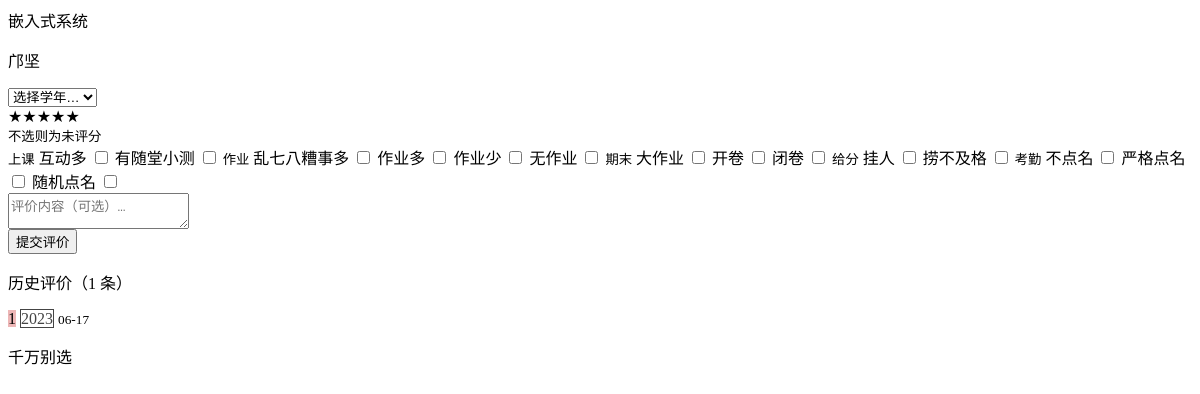
The app's page /course/41/teacher/60/panel, older data.
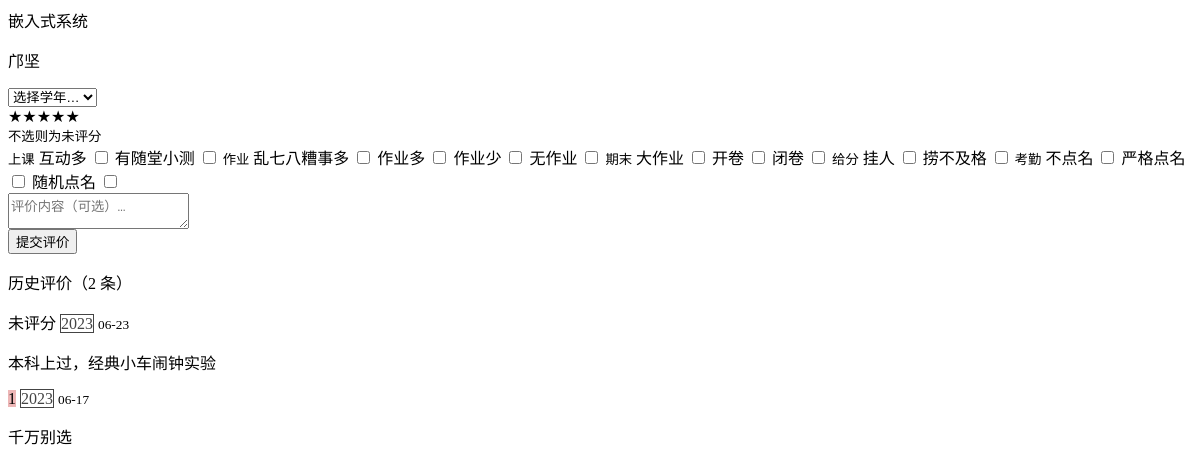
The same page, newer data.
### models.py (models this page shows)
class Tag(db.Model):
    id = db.Column(db.Integer, primary_key=True)
    category = db.Column(db.String(20), nullable=False)
    label = db.Column(db.String(30), nullable=False)
    __table_args__ = (db.UniqueConstraint('category', 'label'),)

class Evaluation(db.Model):
    id = db.Column(db.Integer, primary_key=True)
    course_id = db.Column(db.Integer, db.ForeignKey('course.id'), nullable=False)
    teacher_id = db.Column(db.Integer, db.ForeignKey('teacher.id'), nullable=False)
    year = db.Column(db.Integer, nullable=False)
    rating = db.Column(db.Integer, nullable=True)  # 1-5, optional
    comment = db.Column(db.Text)
    submitter_ip = db.Column(db.String(45), nullable=False)
    created_at = db.Column(db.DateTime, default=datetime.utcnow)
    course = db.relationship('Course', back_populates='evaluations')
    teacher = db.relationship('Teacher', back_populates='evaluations')
    tags = db.relationship('Tag', secondary=evaluation_tag)
    __table_args__ = (
        db.UniqueConstraint('course_id', 'teacher_id', 'year', 'submitter_ip',
                            name='uq_one_eval_per_ip'),
    )

### routes/main.py (the view)
@bp.route('/course/<int:course_id>/teacher/<int:teacher_id>/panel')
def teacher_panel(course_id, teacher_id):
    course = Course.query.get_or_404(course_id)
    teacher = Teacher.query.get_or_404(teacher_id)
    if teacher not in course.teachers:
        abort(404)
    evaluations = (Evaluation.query
                   .filter_by(course_id=course_id, teacher_id=teacher_id)
                   .order_by(Evaluation.year.desc(), Evaluation.created_at.desc())
                   .all())
    ip = get_client_ip()
    year_submitted = set() if Config.ALLOW_MULTI_EVAL else {e.year for e in Evaluation.query.filter_by(
        course_id=course_id, teacher_id=teacher_id, submitter_ip=ip).all()}
    my_eval_ids = {e.id for e in evaluations if e.submitter_ip == ip}
    tags = Tag.query.order_by(Tag.category, Tag.label).all()
    tag_groups = {}
    for t in tags:
        tag_groups.setdefault(t.category, []).append(t)
    return render_template('partials/teacher_panel.html',
                           course=course, teacher=teacher,
                           evaluations=evaluations, year_submitted=year_submitted,
                           my_eval_ids=my_eval_ids,
                           tag_groups=tag_groups, years=Config.YEARS)

### app.py (called while the page is built)
def create_app():
    app = Flask(__name__)
    app.config.from_object(Config)
    db.init_app(app)
    login_manager = LoginManager(app)
    login_manager.login_view = 'admin.login'
    login_manager.login_message = '请先登录'
    @login_manager.user_loader
    def load_user(user_id):
        return Admin.query.get(int(user_id))
    @app.context_processor
    def inject_globals():
        cfg = SiteConfig.query.get('announcement')
        return {'announcement': cfg.value if cfg else '', 'st_abbr': Config.STUDENT_TYPE_ABBR}
    from routes.main import bp as main_bp
    from routes.admin import bp as admin_bp
    app.register_blueprint(main_bp)
    app.register_blueprint(admin_bp, url_prefix='/admin')
    return app

### routes/main.py (called while the page is built)
@bp.before_request
def _track_online():
    ip = get_client_ip()
    now = datetime.utcnow()
    _online[ip] = now
    cutoff = now - timedelta(minutes=5)
    for k in [k for k, v in list(_online.items()) if v < cutoff]:
        del _online[k]

def get_client_ip():
    return request.headers.get('X-Forwarded-For', request.remote_addr).split(',')[0].strip()

### templates/partials/teacher_panel.html (shortened to what this page needs)
<p class="fw-semibold mb-1">{{ course.name }}</p>
<p class="text-muted small mb-3">{{ teacher.name }}</p>
<form class="eval-form mb-4" data-panel="/course/{{ course.id }}/teacher/{{ teacher.id }}/panel">
  <div class="mb-2">
    <select class="form-select form-select-sm" name="year">
      <option value="">选择学年…</option>
    </select>
  </div>
  <div class="mb-2">
    <div class="rating-stars panel-stars">
      {% for i in range(1,6) %}<span class="star" data-v="{{ i }}">★</span>{% endfor %}
    </div>
    <small class="text-muted">不选则为未评分</small>
  </div>
  {% if tag_groups %}
  <div class="mb-2">
    {% for category, tags in tag_groups.items() %}
      <small class="text-muted d-block mb-1">{{ category }}</small>
      {% for tag in tags %}
        <span class="badge bg-light text-dark border tag-btn me-1 mb-1" data-id="{{ tag.id }}">{{ tag.label }}</span>
        <input type="checkbox" name="tags" value="{{ tag.id }}" id="ptag{{ tag.id }}" class="d-none">
      {% endfor %}
    {% endfor %}
  </div>
  {% endif %}
  <textarea class="form-control form-control-sm mb-2" name="comment" rows="2" maxlength="500" placeholder="评价内容（可选）…"></textarea>
  <div class="d-flex align-items-center gap-2">
    <button class="btn btn-sm btn-primary" type="submit">提交评价</button>
  </div>
</form>
<p class="text-muted small mb-2">历史评价（{{ evaluations|length }} 条）</p>
{% for ev in evaluations %}
  <div class="card mb-2">
    <div class="card-body py-2 px-3">
      <div class="d-flex align-items-center gap-2 mb-1">
        {% if ev.rating %}
          {% set hue = ((ev.rating - 1) / 4 * 120) | int %}
          <span class="fw-semibold px-2 rounded-1" style="background:hsl({{ hue }},60%,82%);min-width:1.6em;text-align:center">{{ ev.rating }}</span>
        {% else %}
          <span class="text-muted small px-2">未评分</span>
        {% endif %}
        <span class="fw-semibold px-2 rounded-1" style="border:1.5px solid #444;color:#444">{{ ev.year }}</span>
        <small class="text-muted">{{ ev.created_at.strftime('%m-%d') }}</small>
      </div>
      {% if ev.comment %}<p class="mb-0 mt-1 small">{{ ev.comment }}</p>{% endif %}
    </div>
  </div>
{% else %}
  <p class="text-muted small">暂无评价，来做第一个吧！</p>
{% endfor %}

Row changes from the older to the newer data that the page shows:
added Evaluation: shows "未评分", year "2023", created_at "06-23", comment "本科上过，经典小车闹钟实验"
Text that changed along with them:
{{ evaluations|length }}: "1" → "2"
